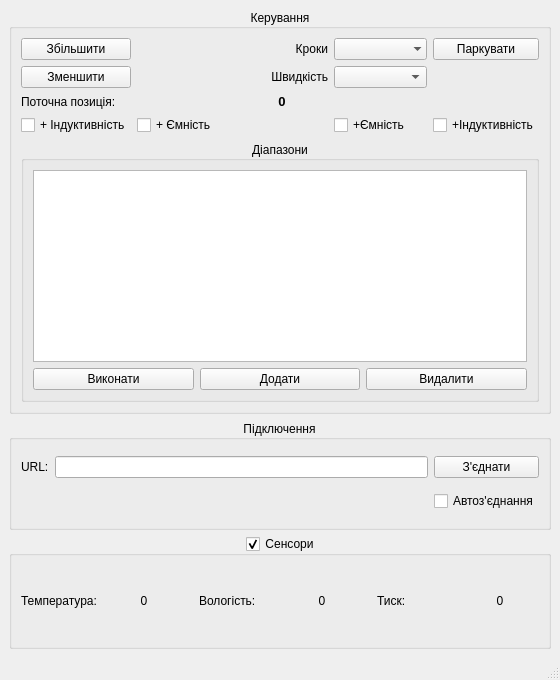
<?xml version="1.0" encoding="UTF-8"?>
<ui version="4.0">
 <class>MainWindow</class>
 <widget class="QMainWindow" name="MainWindow">
  <property name="geometry">
   <rect>
    <x>0</x>
    <y>0</y>
    <width>560</width>
    <height>680</height>
   </rect>
  </property>
  <property name="minimumSize">
   <size>
    <width>560</width>
    <height>680</height>
   </size>
  </property>
  <property name="maximumSize">
   <size>
    <width>616</width>
    <height>680</height>
   </size>
  </property>
  <property name="windowTitle">
   <string>MagLoop Controller</string>
  </property>
  <property name="styleSheet">
   <string notr="true"/>
  </property>
  <widget class="QWidget" name="centralwidget">
   <layout class="QGridLayout" name="gridLayout_3">
    <item row="2" column="0">
     <widget class="QGroupBox" name="connect_groupBox">
      <property name="minimumSize">
       <size>
        <width>0</width>
        <height>110</height>
       </size>
      </property>
      <property name="title">
       <string>Підключення</string>
      </property>
      <property name="alignment">
       <set>Qt::AlignCenter</set>
      </property>
      <layout class="QGridLayout" name="gridLayout_4">
       <item row="1" column="1">
        <widget class="QLineEdit" name="url_lineEdit">
         <property name="text">
          <string/>
         </property>
        </widget>
       </item>
       <item row="1" column="0">
        <widget class="QLabel" name="label_2">
         <property name="text">
          <string>URL:</string>
         </property>
        </widget>
       </item>
       <item row="1" column="2">
        <widget class="QPushButton" name="connectButton">
         <property name="text">
          <string>З'єднати</string>
         </property>
        </widget>
       </item>
       <item row="2" column="2">
        <widget class="QCheckBox" name="autoConCheckBox">
         <property name="text">
          <string>Автоз'єднання</string>
         </property>
        </widget>
       </item>
      </layout>
     </widget>
    </item>
    <item row="0" column="0">
     <widget class="QGroupBox" name="manualGroup">
      <property name="title">
       <string>Керування</string>
      </property>
      <property name="alignment">
       <set>Qt::AlignCenter</set>
      </property>
      <layout class="QGridLayout" name="gridLayout">
       <item row="0" column="4">
        <widget class="QPushButton" name="parkButton">
         <property name="text">
          <string>Паркувати</string>
         </property>
        </widget>
       </item>
       <item row="0" column="0">
        <widget class="QPushButton" name="upButton">
         <property name="text">
          <string>Збільшити</string>
         </property>
        </widget>
       </item>
       <item row="6" column="1">
        <widget class="QCheckBox" name="relay2checkBox">
         <property name="text">
          <string>+ Ємність</string>
         </property>
        </widget>
       </item>
       <item row="0" column="3">
        <widget class="QComboBox" name="step_comboBox">
         <property name="sizePolicy">
          <sizepolicy hsizetype="Preferred" vsizetype="Preferred">
           <horstretch>0</horstretch>
           <verstretch>0</verstretch>
          </sizepolicy>
         </property>
         <property name="frame">
          <bool>false</bool>
         </property>
        </widget>
       </item>
       <item row="5" column="0">
        <widget class="QLabel" name="label">
         <property name="text">
          <string>Поточна позиція:</string>
         </property>
        </widget>
       </item>
       <item row="0" column="2">
        <widget class="QLabel" name="steplabel">
         <property name="text">
          <string>Кроки</string>
         </property>
         <property name="alignment">
          <set>Qt::AlignRight|Qt::AlignTrailing|Qt::AlignVCenter</set>
         </property>
        </widget>
       </item>
       <item row="3" column="0">
        <widget class="QPushButton" name="downButton">
         <property name="text">
          <string>Зменшити</string>
         </property>
        </widget>
       </item>
       <item row="6" column="0">
        <widget class="QCheckBox" name="relay1checkBox">
         <property name="text">
          <string>+ Індуктивність</string>
         </property>
        </widget>
       </item>
       <item row="5" column="2">
        <widget class="QLabel" name="current_position_label">
         <property name="font">
          <font>
           <pointsize>10</pointsize>
           <bold>true</bold>
          </font>
         </property>
         <property name="text">
          <string>0</string>
         </property>
         <property name="alignment">
          <set>Qt::AlignCenter</set>
         </property>
        </widget>
       </item>
       <item row="3" column="2">
        <widget class="QLabel" name="speedlabel">
         <property name="text">
          <string>Швидкість</string>
         </property>
         <property name="alignment">
          <set>Qt::AlignRight|Qt::AlignTrailing|Qt::AlignVCenter</set>
         </property>
        </widget>
       </item>
       <item row="3" column="3">
        <widget class="QComboBox" name="speed_comboBox">
         <property name="sizePolicy">
          <sizepolicy hsizetype="Preferred" vsizetype="Preferred">
           <horstretch>0</horstretch>
           <verstretch>0</verstretch>
          </sizepolicy>
         </property>
        </widget>
       </item>
       <item row="7" column="0" colspan="5">
        <widget class="QGroupBox" name="bandGroup">
         <property name="minimumSize">
          <size>
           <width>0</width>
           <height>0</height>
          </size>
         </property>
         <property name="title">
          <string>Діапазони</string>
         </property>
         <property name="alignment">
          <set>Qt::AlignCenter</set>
         </property>
         <layout class="QGridLayout" name="gridLayout_2">
          <item row="1" column="2">
           <widget class="QPushButton" name="deleteButton">
            <property name="text">
             <string>Видалити</string>
            </property>
           </widget>
          </item>
          <item row="0" column="0" colspan="3">
           <widget class="QTreeView" name="bandtreeView"/>
          </item>
          <item row="1" column="0">
           <widget class="QPushButton" name="runButton">
            <property name="text">
             <string>Виконати</string>
            </property>
           </widget>
          </item>
          <item row="1" column="1">
           <widget class="QPushButton" name="addButton">
            <property name="text">
             <string>Додати</string>
            </property>
           </widget>
          </item>
         </layout>
        </widget>
       </item>
       <item row="6" column="4">
        <widget class="QCheckBox" name="relay4checkBox">
         <property name="text">
          <string>+Індуктивність</string>
         </property>
        </widget>
       </item>
       <item row="6" column="3">
        <widget class="QCheckBox" name="relay3checkBox">
         <property name="text">
          <string>+Ємність</string>
         </property>
        </widget>
       </item>
      </layout>
     </widget>
    </item>
    <item row="3" column="0">
     <widget class="QGroupBox" name="sensor_groupBox">
      <property name="minimumSize">
       <size>
        <width>0</width>
        <height>70</height>
       </size>
      </property>
      <property name="title">
       <string>Сенсори</string>
      </property>
      <property name="alignment">
       <set>Qt::AlignHCenter|Qt::AlignTop</set>
      </property>
      <property name="flat">
       <bool>true</bool>
      </property>
      <property name="checkable">
       <bool>true</bool>
      </property>
      <layout class="QHBoxLayout" name="horizontalLayout">
       <item>
        <widget class="QLabel" name="label_3">
         <property name="text">
          <string>Температура:</string>
         </property>
        </widget>
       </item>
       <item>
        <widget class="QLabel" name="temperature_label">
         <property name="text">
          <string>0</string>
         </property>
         <property name="alignment">
          <set>Qt::AlignCenter</set>
         </property>
        </widget>
       </item>
       <item>
        <spacer name="verticalSpacer">
         <property name="orientation">
          <enum>Qt::Vertical</enum>
         </property>
         <property name="sizeType">
          <enum>QSizePolicy::MinimumExpanding</enum>
         </property>
         <property name="sizeHint" stdset="0">
          <size>
           <width>10</width>
           <height>40</height>
          </size>
         </property>
        </spacer>
       </item>
       <item>
        <widget class="QLabel" name="label_5">
         <property name="text">
          <string>Вологість:</string>
         </property>
        </widget>
       </item>
       <item>
        <widget class="QLabel" name="humidity_label">
         <property name="text">
          <string>0</string>
         </property>
         <property name="alignment">
          <set>Qt::AlignCenter</set>
         </property>
        </widget>
       </item>
       <item>
        <spacer name="verticalSpacer_2">
         <property name="orientation">
          <enum>Qt::Vertical</enum>
         </property>
         <property name="sizeType">
          <enum>QSizePolicy::MinimumExpanding</enum>
         </property>
         <property name="sizeHint" stdset="0">
          <size>
           <width>10</width>
           <height>40</height>
          </size>
         </property>
        </spacer>
       </item>
       <item>
        <widget class="QLabel" name="label_4">
         <property name="text">
          <string>Тиск:</string>
         </property>
        </widget>
       </item>
       <item>
        <widget class="QLabel" name="pressure_label">
         <property name="text">
          <string>0</string>
         </property>
         <property name="alignment">
          <set>Qt::AlignCenter</set>
         </property>
        </widget>
       </item>
      </layout>
     </widget>
    </item>
   </layout>
  </widget>
  <widget class="QStatusBar" name="statusbar"/>
  <action name="action">
   <property name="text">
    <string>Вихід</string>
   </property>
  </action>
 </widget>
 <resources/>
 <connections/>
</ui>
